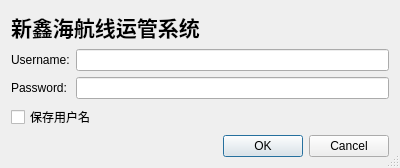
<?xml version="1.0" encoding="UTF-8"?>
<ui version="4.0">
 <class>AuthenticationDialog</class>
 <widget class="QDialog" name="AuthenticationDialog">
  <property name="geometry">
   <rect>
    <x>0</x>
    <y>0</y>
    <width>400</width>
    <height>154</height>
   </rect>
  </property>
  <property name="sizePolicy">
   <sizepolicy hsizetype="Preferred" vsizetype="Minimum">
    <horstretch>0</horstretch>
    <verstretch>0</verstretch>
   </sizepolicy>
  </property>
  <property name="windowTitle">
   <string>登录</string>
  </property>
  <property name="sizeGripEnabled">
   <bool>true</bool>
  </property>
  <layout class="QGridLayout" name="gridLayout">
   <item row="0" column="0" colspan="2">
    <layout class="QHBoxLayout" name="horizontalLayout">
     <item>
      <widget class="QLabel" name="infoLabel">
       <property name="sizePolicy">
        <sizepolicy hsizetype="MinimumExpanding" vsizetype="MinimumExpanding">
         <horstretch>0</horstretch>
         <verstretch>0</verstretch>
        </sizepolicy>
       </property>
       <property name="font">
        <font>
         <family>微软雅黑</family>
         <pointsize>16</pointsize>
         <weight>75</weight>
         <bold>true</bold>
        </font>
       </property>
       <property name="text">
        <string>新鑫海航线运管系统</string>
       </property>
       <property name="wordWrap">
        <bool>true</bool>
       </property>
      </widget>
     </item>
    </layout>
   </item>
   <item row="1" column="0">
    <widget class="QLabel" name="label">
     <property name="text">
      <string>Username:</string>
     </property>
    </widget>
   </item>
   <item row="1" column="1">
    <widget class="QLineEdit" name="usernameEdit">
     <property name="toolTip">
      <string>Enter username</string>
     </property>
    </widget>
   </item>
   <item row="2" column="0">
    <widget class="QLabel" name="label_2">
     <property name="text">
      <string>Password:</string>
     </property>
    </widget>
   </item>
   <item row="2" column="1">
    <widget class="QLineEdit" name="passwordEdit">
     <property name="toolTip">
      <string>Enter password</string>
     </property>
     <property name="echoMode">
      <enum>QLineEdit::Password</enum>
     </property>
    </widget>
   </item>
   <item row="3" column="0" colspan="2">
    <widget class="QCheckBox" name="saveCheckBox">
     <property name="toolTip">
      <string>Select to save the login data</string>
     </property>
     <property name="text">
      <string>保存用户名</string>
     </property>
    </widget>
   </item>
   <item row="4" column="0" colspan="2">
    <widget class="QDialogButtonBox" name="buttonBox">
     <property name="orientation">
      <enum>Qt::Horizontal</enum>
     </property>
     <property name="standardButtons">
      <set>QDialogButtonBox::Cancel|QDialogButtonBox::Ok</set>
     </property>
    </widget>
   </item>
  </layout>
 </widget>
 <tabstops>
  <tabstop>usernameEdit</tabstop>
  <tabstop>passwordEdit</tabstop>
  <tabstop>saveCheckBox</tabstop>
  <tabstop>buttonBox</tabstop>
 </tabstops>
 <resources/>
 <connections>
  <connection>
   <sender>buttonBox</sender>
   <signal>accepted()</signal>
   <receiver>AuthenticationDialog</receiver>
   <slot>accept()</slot>
   <hints>
    <hint type="sourcelabel">
     <x>29</x>
     <y>111</y>
    </hint>
    <hint type="destinationlabel">
     <x>23</x>
     <y>117</y>
    </hint>
   </hints>
  </connection>
  <connection>
   <sender>buttonBox</sender>
   <signal>rejected()</signal>
   <receiver>AuthenticationDialog</receiver>
   <slot>reject()</slot>
   <hints>
    <hint type="sourcelabel">
     <x>87</x>
     <y>111</y>
    </hint>
    <hint type="destinationlabel">
     <x>81</x>
     <y>117</y>
    </hint>
   </hints>
  </connection>
 </connections>
</ui>
